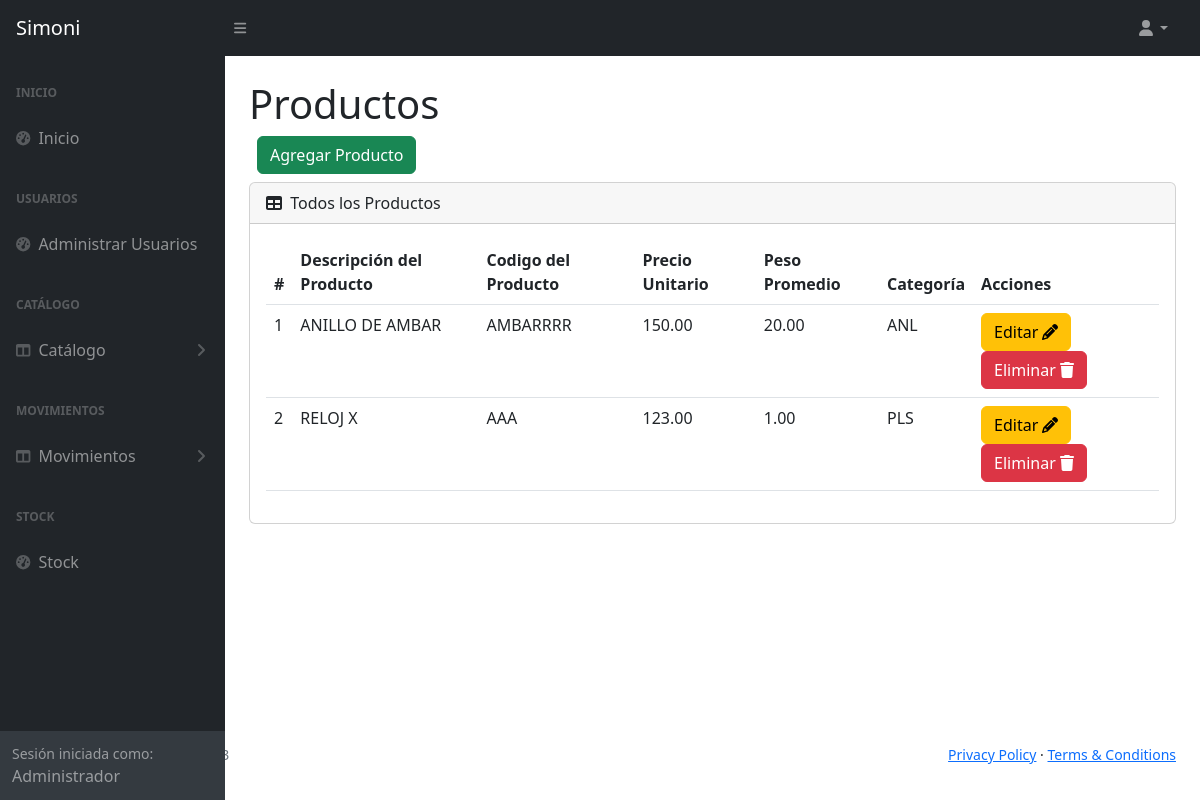
/producto (signed in), run on the app's committed database.
### tables this page shows
CREATE TABLE `tba_producto`  (
  `IdProducto` int NOT NULL AUTO_INCREMENT,
  `IdCategoria` int NOT NULL,
  `CodProducto` varchar(15) NOT NULL,
  `DescripcionProducto` varchar(100) NOT NULL,
  `PrecioUnitarioProducto` decimal(10, 2) NOT NULL,
  `PesoProducto` decimal(10, 2) NOT NULL,
  `CreadoUsuario` int NOT NULL,
  `ActualizaUsuario` int NOT NULL,
  `FechaCreacion` datetime NOT NULL,
  `FechaActualizacion` datetime NOT NULL,
  PRIMARY KEY (`IdProducto`) USING BTREE,
  INDEX `tba_producto_fkCategoria`(`IdCategoria`) USING BTREE,
  INDEX `tba_producto_fkUsuario`(`CreadoUsuario`) USING BTREE,
  CONSTRAINT `tba_producto_fkCategoria` FOREIGN KEY (`IdCategoria`) REFERENCES `tba_categoria` (`IdCategoria`) ON DELETE RESTRICT ON UPDATE RESTRICT
);

CREATE TABLE `tba_categoria`  (
  `IdCategoria` int NOT NULL AUTO_INCREMENT,
  `CodCategoria` varchar(15) NOT NULL,
  `NombreCategoria` varchar(50) NOT NULL,
  `DescripcionCategoria` varchar(255) NOT NULL,
  `FechaCreacion` datetime NOT NULL,
  `FechaActualizacion` datetime NOT NULL,
  PRIMARY KEY (`IdCategoria`) USING BTREE
);

### controller/plantilla.controller.php (called while the page is built)
<?php
class ControllerPlantilla
{
  static public function ctrPlantilla()
  {
    include "view/plantilla.php";
  }
}

### index.php (called while the page is built, shortened)
<?php
require_once "controller/plantilla.controller.php";
require_once "controller/producto.controller.php";
require_once "controller/salidas.controller.php";
require_once "model/producto.model.php";
$plantilla = new ControllerPlantilla();
$plantilla -> ctrPlantilla();

### controller/producto.controller.php (called while the page is built, shortened)
<?php
class ControllerProductos
{
  public static function ctrMostrarProductos()
  {
    $tabla = "tba_producto";
    $listaProductos = ModelProductos::mdlMostrarProductos($tabla);
    return $listaProductos;
  }
}

### model/conexion.php (called while the page is built)
<?php
class Conexion
{
  static public function conn()
  {
    $link = new PDO("mysql:host=localhost;dbname=db_joyeriasimoni","root","");
		$link->exec("set names utf8");
		return $link;
  }
}

### model/producto.model.php (called while the page is built, shortened)
<?php
require_once "conexion.php";
class ModelProductos
{
  public static function mdlMostrarProductos($tabla)
  {
    $statement = Conexion::conn()->prepare("SELECT tba_producto.IdProducto, tba_producto.IdCategoria, tba_producto.CreadoUsuario, tba_producto.CodProducto, tba_producto.DescripcionProducto, tba_producto.PrecioUnitarioProducto, tba_producto.PesoProducto, tba_categoria.CodCategoria FROM $tabla INNER JOIN tba_categoria ON tba_producto.IdCategoria = tba_categoria.IdCategoria ORDER BY IdProducto ASC");
    $statement -> execute();
    return $statement -> fetchAll();
  }
}

### view/modules/producto.php (the view, shortened to what this page needs)
</div>
        </div>
        <div class="sb-sidenav-footer">
          <div class="small">Sesión iniciada como:</div>
          <?php echo $_SESSION["nombreUsuario"] ?>
        </div>
      </nav>
    </div>
    <div id="layoutSidenav_content">
      <main class="bg">
        <div class="container-fluid px-4">
          <h1 class="mt-4">Productos
          </h1>
            <div class="d-flex m-2">
              <button type="button" class="btn btn-success" data-bs-toggle="modal" data-bs-target="#modalAgregarProducto">
                Agregar Producto
              </button>
            </div>
          <div class="card mb-4">
            <div class="card-header">
              <i class="fas fa-table me-1"></i>
              Todos los Productos
            </div>
            <div class="card-body">
              <table id="datatablesSimple" class="data-table-Producto table">
                <thead>
                  <tr>
                    <th>#</th>
                    <th>Descripción del Producto</th>
                    <th>Codigo del Producto</th>
                    <th>Precio Unitario</th>
                    <th>Peso Promedio</th>
                    <th>Categoría</th>
                    <th>Acciones</th>
                  </tr>
                </thead>
                <tbody>
                  <?php
                  $productos = ControllerProductos::ctrMostrarProductos();
                  foreach ($productos as $key => $value)
                  {
                    echo
                    '<tr>
                      <td>'.($key + 1).'</td>
                      <td>'.$value["DescripcionProducto"].'</td>
                      <td>'.$value["CodProducto"].'</td>
                      <td>'.$value["PrecioUnitarioProducto"].'</td>
                      <td>'.$value["PesoProducto"].'</td>
                      <td>'.$value["CodCategoria"].'</td>
                      <td>
                        <button class="btn btn-warning btnEditarProducto" codProducto="'.$value["IdProducto"].'" data-bs-toggle="modal" data-bs-target="#modalEditarProducto">Editar <i class="fa-solid fa-pencil"></i></button>
                        <button class="btn btn-danger btnEliminarProducto" codProducto="'.$value["IdProducto"].'">Eliminar <i class="fa-solid fa-trash"></i></button>
                      </td>
                    </tr>';
                  }
                  ?>
                </tbody>
              </table>
            </div>
          </div>
        </div>
      </main>
    </div>
  </div>

### data on the page
tba_producto: DescripcionProducto "ANILLO DE AMBAR", CodProducto "AMBARRRR", PrecioUnitarioProducto "150.00", PesoProducto "20.00", IdCategoria.CodCategoria "ANL"
tba_producto: DescripcionProducto "RELOJ X", CodProducto "AAA", PrecioUnitarioProducto "123.00", PesoProducto "1.00", IdCategoria.CodCategoria "PLS"

### other printed values
$_SESSION["nombreUsuario"] "Administrador"
